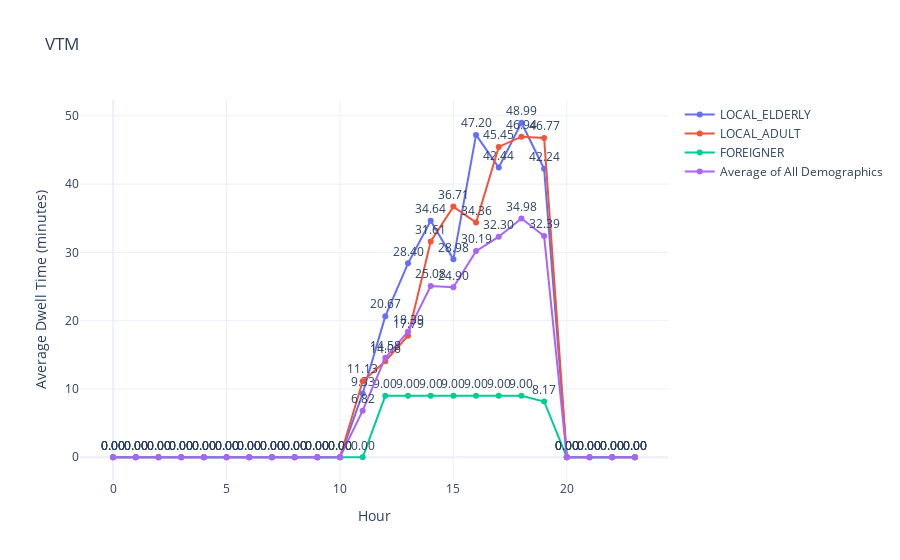

Notebook code cell kept with this figure:
### Markdown cell above
# VTM

### Code cell
import pandas as pd
import plotly.graph_objects as go

file_path = 'Remove2ndVTM1day.xlsx'
xls = pd.ExcelFile(file_path)

avg_dwell_times = pd.DataFrame()

day_data = pd.read_excel(xls, sheet_name='Day 1')
day_data = day_data.drop(columns=[col for col in day_data.columns if "Unnamed" in col])
day_data['LOCAL_ELDERLY'] = day_data['LOCAL_ELDERLY']/60
day_data['LOCAL_ADULT'] = day_data['LOCAL_ADULT']/60
day_data['FOREIGNER'] = day_data['FOREIGNER']/60
day_data['Average of All Demographics'] = day_data['Average of All Demographics']/60
day_data_filtered = day_data[(day_data['Simulation Hour'] >= 0) & (day_data['Simulation Hour'] <= 23)]

day_data_new = day_data[(day_data['Simulation Hour'] >= 10) & (day_data['Simulation Hour'] <= 20)]
average_VTM = day_data_new['Average of All Demographics'].sum()/10
print(average_VTM)

fig = go.Figure()

for column in day_data_filtered.columns[1:]: 
    text_values = [f"{value:.2f}" for value in day_data_filtered[column]]
    fig.add_trace(go.Scatter(x=day_data_filtered['Simulation Hour'], y=day_data_filtered[column], text=text_values,
                             mode='lines+markers+text', name=column, textposition="top center"))

fig.update_layout(title='VTM',
                  xaxis_title='Hour',
                  yaxis_title='Average Dwell Time (minutes)',
                  template='plotly_white')

fig.show()

### Figure 1 — Plotly figure (JSON) as saved in the notebook; plotly's stock layout.template omitted (floating-point values rounded to 4 significant figures)
{"data": [{"mode": "lines+markers+text", "name": "LOCAL_ELDERLY", "text": ["0.00", "0.00", "0.00", "0.00", "0.00", "0.00", "0.00", "0.00", "0.00", "0.00", "0.00", "9.33", "20.67", "28.40", "34.64", "28.98", "47.20", "42.44", "48.99", "42.24", "0.00", "0.00", "0.00", "0.00"], "textposition": "top center", "type": "scatter", "x": [0, 1, 2, 3, 4, 5, 6, 7, 8, 9, 10, 11, 12, 13, 14, 15, 16, 17, 18, 19, 20, 21, 22, 23], "y": [0, 0, 0, 0, 0, 0, 0, 0, 0, 0, 0, 9.333, 20.67, 28.4, 34.64, 28.98, 47.2, 42.44, 48.99, 42.24, 0, 0, 0, 0]}, {"mode": "lines+markers+text", "name": "LOCAL_ADULT", "text": ["0.00", "0.00", "0.00", "0.00", "0.00", "0.00", "0.00", "0.00", "0.00", "0.00", "0.00", "11.13", "14.06", "17.79", "31.61", "36.71", "34.36", "45.45", "46.94", "46.77", "0.00", "0.00", "0.00", "0.00"], "textposition": "top center", "type": "scatter", "x": [0, 1, 2, 3, 4, 5, 6, 7, 8, 9, 10, 11, 12, 13, 14, 15, 16, 17, 18, 19, 20, 21, 22, 23], "y": [0, 0, 0, 0, 0, 0, 0, 0, 0, 0, 0, 11.13, 14.06, 17.79, 31.61, 36.71, 34.36, 45.45, 46.94, 46.77, 0, 0, 0, 0]}, {"mode": "lines+markers+text", "name": "FOREIGNER", "text": ["0.00", "0.00", "0.00", "0.00", "0.00", "0.00", "0.00", "0.00", "0.00", "0.00", "0.00", "0.00", "9.00", "9.00", "9.00", "9.00", "9.00", "9.00", "9.00", "8.17", "0.00", "0.00", "0.00", "0.00"], "textposition": "top center", "type": "scatter", "x": [0, 1, 2, 3, 4, 5, 6, 7, 8, 9, 10, 11, 12, 13, 14, 15, 16, 17, 18, 19, 20, 21, 22, 23], "y": [0, 0, 0, 0, 0, 0, 0, 0, 0, 0, 0, 0, 9, 9, 9, 9, 9, 9, 9, 8.167, 0, 0, 0, 0]}, {"mode": "lines+markers+text", "name": "Average of All Demographics", "text": ["0.00", "0.00", "0.00", "0.00", "0.00", "0.00", "0.00", "0.00", "0.00", "0.00", "0.00", "6.82", "14.58", "18.39", "25.08", "24.90", "30.19", "32.30", "34.98", "32.39", "0.00", "0.00", "0.00", "0.00"], "textposition": "top center", "type": "scatter", "x": [0, 1, 2, 3, 4, 5, 6, 7, 8, 9, 10, 11, 12, 13, 14, 15, 16, 17, 18, 19, 20, 21, 22, 23], "y": [0, 0, 0, 0, 0, 0, 0, 0, 0, 0, 0, 6.822, 14.58, 18.39, 25.08, 24.9, 30.19, 32.3, 34.98, 32.39, 0, 0, 0, 0]}], "layout": {"title": {"text": "VTM"}, "xaxis": {"title": {"text": "Hour"}}, "yaxis": {"title": {"text": "Average Dwell Time (minutes)"}}}}
